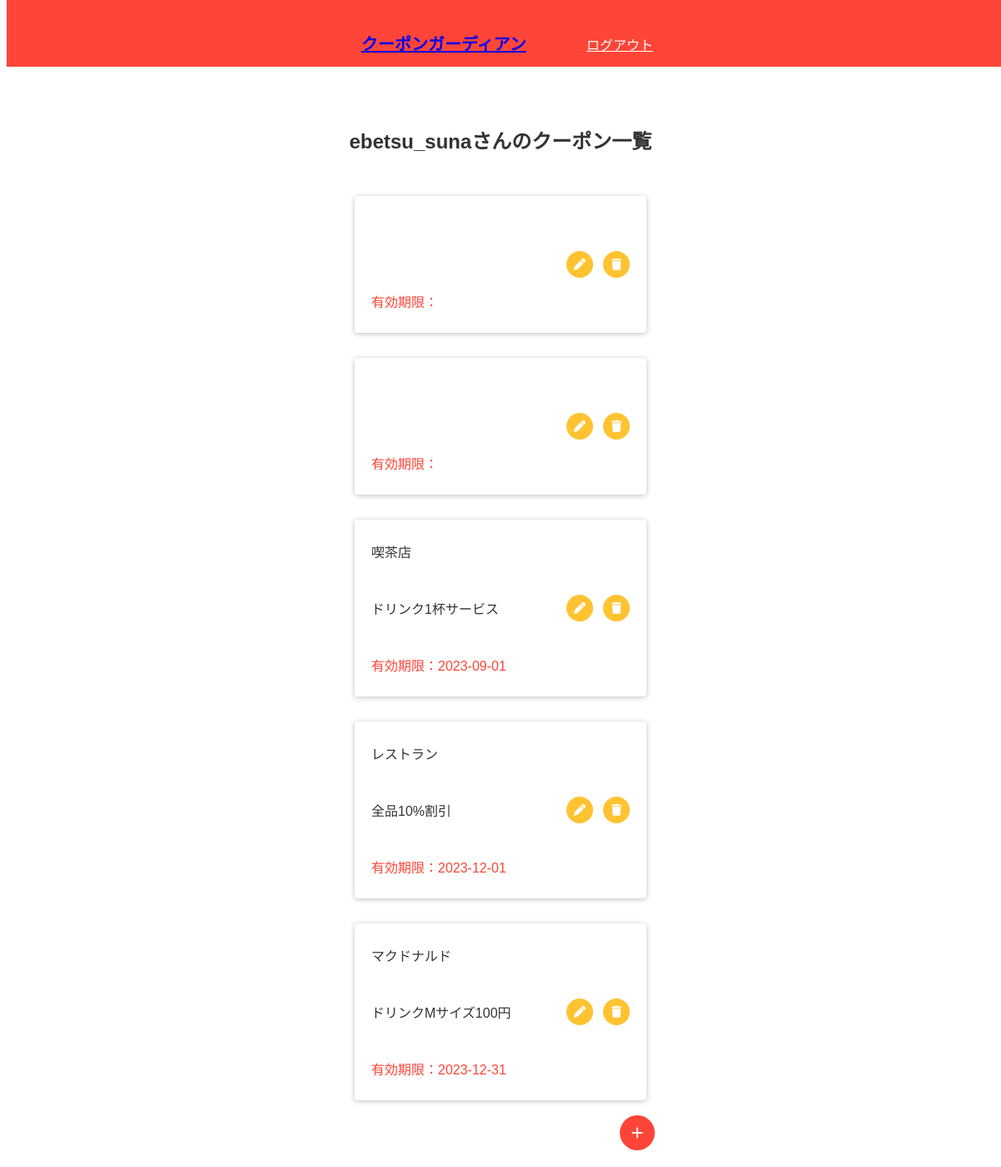
/list (signed in), run on the app's committed database.
### tables this page shows
CREATE TABLE "users" (
	"id"	INTEGER,
	"user_name"	TEXT,
	"password"	TEXT,
	PRIMARY KEY("id")
);

CREATE TABLE "coupon" (
	"id"	INTEGER,
	"coupon_name"	TEXT,
	"shop_name"	TEXT,
	"expiration"	TEXT,
	"user_flag"	INTEGER,
	PRIMARY KEY("id")
);

### app.py (the view)
@app.route("/list")
def coupon_list():
    if "user_id" in session:
        user_id = session["user_id"][0]
        print(user_id)
        conn = sqlite3.connect("coupon_manager.db")
        c = conn.cursor()
        c.execute("select user_name from users where id = ?", (user_id,))
        user_name = c.fetchone()[0]
        c.execute("select id, coupon_name, shop_name, expiration from coupon where user_flag = ? order by expiration", (user_id,))
        coupon_list = []
        for row in c.fetchall():
            print("-------------")
            print(row)
            print("-------------")
            coupon_list.append({"id": row[0], "coupon_name": row[1], "shop_name": row[2], "expiration": row[3]})
        c.close()
        print(coupon_list)
        return render_template("list.html", user_name = user_name, coupon_list = coupon_list)
    else:
        return redirect("/")

### templates/list.html
{% extends "base.html" %}
{% block content %}
<main>
    <div class="list-container">
        <h2 class="username-head">{{user_name}}さんのクーポン一覧</h2>
        <div class="coupon-wrap">
            {% for item in coupon_list %}
            <div class="card">
                <div class="coupon-info">
                    <p class="shop">{{item["shop_name"]}}</p>
                    <p class="coupon">{{item["coupon_name"]}}</p>
                    <p class="expiration">有効期限：{{item["expiration"]}}</p>
                </div>
                <div class="icon-wrap">
                    <a href="/edit/{{item['id']}}" class="circle"><i class="fa-solid fa-pen" style="color: #ffffff;"></i></a>
                    <a href="/del/{{item['id']}}" class="circle"><i class="fa-solid fa-trash"></i></a>
                </div>
            </div>
            {% endfor %}
            <div class="btn-fixed">
                <div class="plus">
                    <a href="/add"><i class="fa-solid fa-plus" style="color: #fff;"></i></a>
                </div>
            </div>
        </div>
    </div>
</main>
{% endblock %}

### static/css/style.css (style rules this page uses)
body { font-family: 'Arial', YuGothic, 'Yu Gothic', 'Hiragino Kaku Gothic ProN', 'ヒラギノ角ゴ ProN W3', 'メイリオ', Meiryo, 'ＭＳ ゴシック', sans-serif; color: #333333; }
* { box-sizing: border-box; }
main { margin-top: 130px; }
.list-container { display: flex; flex-direction: column; row-gap: 30px; align-items: center; justify-content: center; margin: 50px 0; }
.btn-fixed { position: fixed; bottom: 20px; width: 360px; }
.plus { width: 42px; margin-left: auto; }
.plus a { display: block; }
.fa-plus { width: 42px; height: 42px; border-radius: 50%; background-color: #FF4538; text-align: center; line-height: 42px; bottom: 20px; position: fixed; }
.coupon-wrap { width: 350px; }
.card { width: 100%; padding: 10px 20px; margin-bottom: 30px; border-radius: 4px; background-color: #ffffff; box-shadow: 0px 1px 6px #bebebe; display: flex; align-items: center; justify-content: space-between; }
.coupon-info { display: flex; flex-direction: column; row-gap: 12px; }
.expiration { color: #ff4538; }
.icon-wrap { display: flex; column-gap: 12px; justify-content: end; }
.circle { width: 32px; height: 32px; border-radius: 50%; background-color: #ffc331; text-align: center; line-height: 32px; }
.fa-pen,.fa-trash { color: #ffffff; font-size: 14px; }

### data on the page
users: user_name "ebetsu_suna"
coupon: shop_name "喫茶店", coupon_name "ドリンク1杯サービス", expiration "2023-09-01"
coupon: shop_name "レストラン", coupon_name "全品10%割引", expiration "2023-12-01"
coupon: shop_name "マクドナルド", coupon_name "ドリンクMサイズ100円", expiration "2023-12-31"
